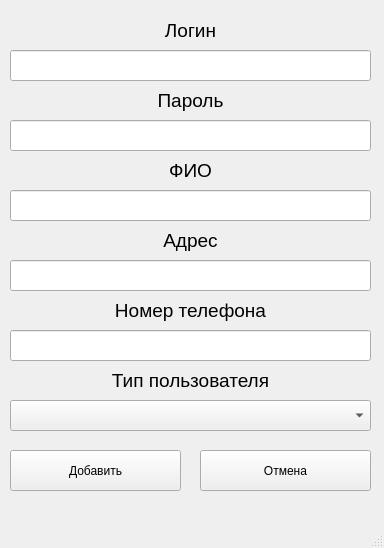
<?xml version="1.0" encoding="UTF-8"?>
<ui version="4.0">
 <class>MainWindow</class>
 <widget class="QMainWindow" name="MainWindow">
  <property name="geometry">
   <rect>
    <x>0</x>
    <y>0</y>
    <width>384</width>
    <height>548</height>
   </rect>
  </property>
  <property name="windowTitle">
   <string>Добавление пользователя</string>
  </property>
  <property name="documentMode">
   <bool>false</bool>
  </property>
  <widget class="QWidget" name="centralwidget">
   <widget class="QLabel" name="label_6">
    <property name="geometry">
     <rect>
      <x>10</x>
      <y>20</y>
      <width>361</width>
      <height>21</height>
     </rect>
    </property>
    <property name="font">
     <font>
      <pointsize>14</pointsize>
      <weight>50</weight>
      <bold>false</bold>
     </font>
    </property>
    <property name="text">
     <string>Логин</string>
    </property>
    <property name="alignment">
     <set>Qt::AlignCenter</set>
    </property>
   </widget>
   <widget class="QLineEdit" name="line_login">
    <property name="geometry">
     <rect>
      <x>10</x>
      <y>50</y>
      <width>361</width>
      <height>31</height>
     </rect>
    </property>
    <property name="font">
     <font>
      <pointsize>14</pointsize>
     </font>
    </property>
   </widget>
   <widget class="QPushButton" name="btn_add">
    <property name="geometry">
     <rect>
      <x>10</x>
      <y>450</y>
      <width>171</width>
      <height>41</height>
     </rect>
    </property>
    <property name="text">
     <string>Добавить</string>
    </property>
   </widget>
   <widget class="QPushButton" name="btn_cancel">
    <property name="geometry">
     <rect>
      <x>200</x>
      <y>450</y>
      <width>171</width>
      <height>41</height>
     </rect>
    </property>
    <property name="text">
     <string>Отмена</string>
    </property>
   </widget>
   <widget class="QLabel" name="lab_info">
    <property name="geometry">
     <rect>
      <x>10</x>
      <y>620</y>
      <width>491</width>
      <height>21</height>
     </rect>
    </property>
    <property name="font">
     <font>
      <pointsize>14</pointsize>
     </font>
    </property>
    <property name="styleSheet">
     <string notr="true">color: rgb(255, 0, 0);</string>
    </property>
    <property name="text">
     <string/>
    </property>
    <property name="alignment">
     <set>Qt::AlignCenter</set>
    </property>
   </widget>
   <widget class="QLineEdit" name="line_password">
    <property name="geometry">
     <rect>
      <x>10</x>
      <y>120</y>
      <width>361</width>
      <height>31</height>
     </rect>
    </property>
    <property name="font">
     <font>
      <pointsize>14</pointsize>
     </font>
    </property>
   </widget>
   <widget class="QLabel" name="label_7">
    <property name="geometry">
     <rect>
      <x>10</x>
      <y>90</y>
      <width>361</width>
      <height>21</height>
     </rect>
    </property>
    <property name="font">
     <font>
      <pointsize>14</pointsize>
      <weight>50</weight>
      <bold>false</bold>
     </font>
    </property>
    <property name="text">
     <string>Пароль</string>
    </property>
    <property name="alignment">
     <set>Qt::AlignCenter</set>
    </property>
   </widget>
   <widget class="QLineEdit" name="line_fio">
    <property name="geometry">
     <rect>
      <x>10</x>
      <y>190</y>
      <width>361</width>
      <height>31</height>
     </rect>
    </property>
    <property name="font">
     <font>
      <pointsize>14</pointsize>
     </font>
    </property>
   </widget>
   <widget class="QLabel" name="label_8">
    <property name="geometry">
     <rect>
      <x>10</x>
      <y>160</y>
      <width>361</width>
      <height>21</height>
     </rect>
    </property>
    <property name="font">
     <font>
      <pointsize>14</pointsize>
      <weight>50</weight>
      <bold>false</bold>
     </font>
    </property>
    <property name="text">
     <string>ФИО</string>
    </property>
    <property name="alignment">
     <set>Qt::AlignCenter</set>
    </property>
   </widget>
   <widget class="QLineEdit" name="line_address">
    <property name="geometry">
     <rect>
      <x>10</x>
      <y>260</y>
      <width>361</width>
      <height>31</height>
     </rect>
    </property>
    <property name="font">
     <font>
      <pointsize>14</pointsize>
     </font>
    </property>
   </widget>
   <widget class="QLabel" name="label_9">
    <property name="geometry">
     <rect>
      <x>10</x>
      <y>230</y>
      <width>361</width>
      <height>21</height>
     </rect>
    </property>
    <property name="font">
     <font>
      <pointsize>14</pointsize>
      <weight>50</weight>
      <bold>false</bold>
     </font>
    </property>
    <property name="text">
     <string>Адрес</string>
    </property>
    <property name="alignment">
     <set>Qt::AlignCenter</set>
    </property>
   </widget>
   <widget class="QLineEdit" name="line_phone">
    <property name="geometry">
     <rect>
      <x>10</x>
      <y>330</y>
      <width>361</width>
      <height>31</height>
     </rect>
    </property>
    <property name="font">
     <font>
      <pointsize>14</pointsize>
     </font>
    </property>
   </widget>
   <widget class="QLabel" name="label_10">
    <property name="geometry">
     <rect>
      <x>10</x>
      <y>300</y>
      <width>361</width>
      <height>21</height>
     </rect>
    </property>
    <property name="font">
     <font>
      <pointsize>14</pointsize>
      <weight>50</weight>
      <bold>false</bold>
     </font>
    </property>
    <property name="text">
     <string>Номер телефона</string>
    </property>
    <property name="alignment">
     <set>Qt::AlignCenter</set>
    </property>
   </widget>
   <widget class="QComboBox" name="combo_type">
    <property name="geometry">
     <rect>
      <x>10</x>
      <y>400</y>
      <width>361</width>
      <height>31</height>
     </rect>
    </property>
   </widget>
   <widget class="QLabel" name="label_11">
    <property name="geometry">
     <rect>
      <x>10</x>
      <y>370</y>
      <width>361</width>
      <height>21</height>
     </rect>
    </property>
    <property name="font">
     <font>
      <pointsize>14</pointsize>
      <weight>50</weight>
      <bold>false</bold>
     </font>
    </property>
    <property name="text">
     <string>Тип пользователя</string>
    </property>
    <property name="alignment">
     <set>Qt::AlignCenter</set>
    </property>
   </widget>
   <widget class="QLabel" name="label_info">
    <property name="geometry">
     <rect>
      <x>10</x>
      <y>500</y>
      <width>361</width>
      <height>21</height>
     </rect>
    </property>
    <property name="font">
     <font>
      <pointsize>14</pointsize>
      <weight>50</weight>
      <bold>false</bold>
     </font>
    </property>
    <property name="styleSheet">
     <string notr="true">color: rgb(255, 0, 0);</string>
    </property>
    <property name="text">
     <string/>
    </property>
    <property name="alignment">
     <set>Qt::AlignCenter</set>
    </property>
   </widget>
  </widget>
  <widget class="QStatusBar" name="statusbar"/>
 </widget>
 <resources/>
 <connections/>
</ui>
